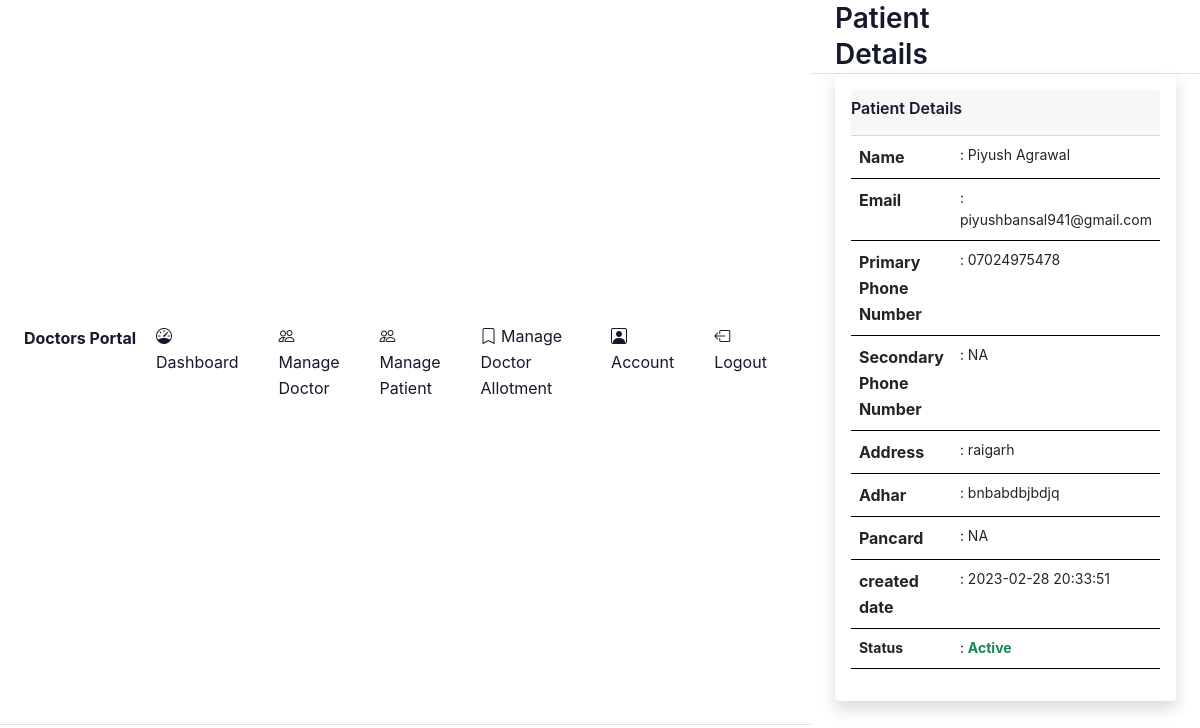
The page /crm/frontend/user/view_patient.php?id=1 (signed in) on the database its author committed.
### tables this page shows
CREATE TABLE `patient_schema` (
  `id` int(11) NOT NULL,
  `fullname` text NOT NULL,
  `email_id` varchar(200) NOT NULL,
  `primary_contact_number` varchar(15) NOT NULL,
  `secondary_contact_number` varchar(15) NOT NULL,
  `address` text NOT NULL,
  `adharcard_number` varchar(12) NOT NULL,
  `pancard_number` varchar(20) NOT NULL,
  `status` tinyint(4) NOT NULL,
  `username` varchar(200) NOT NULL,
  `password` varchar(200) NOT NULL,
  `created_date` timestamp NOT NULL DEFAULT current_timestamp()
);

### crm/frontend/user/view_patient.php (the view, shortened to what this page needs)
<?php
function trim_input_value($data) {
    $data = trim($data);
    $data = stripslashes($data);
    $data = htmlspecialchars($data);
    return $data;
}
?>
<!DOCTYPE html>
<html lang="en">
<head>
    <?php require('./user_components/header_links.php'); ?>
</head>
<body>
    <div class="d-flex flex-column flex-lg-row h-lg-full bg-surface-secondary">
        <?php require('./user_components/side_bar.php'); ?>
        <div class="h-screen flex-grow-1 overflow-y-lg-auto">
            <header class="bg-surface-primary border-bottom pt-6">
                <div class="container-fluid">
                    <div class="mb-npx">
                        <div class="row align-items-center">
                            <div class="col-sm-6 col-12 mb-4 mb-sm-0">
                                <h1 class="h2 mb-0 ls-tight">Patient Details</h1>
                            </div>
                        </div>
                    </div>
                </div>
            </header>
            <main class="py-6 bg-surface-secondary">
                <div class="container-fluid">
                    <div class="card shadow border-0 p-3 mb-4">
                        <div class="card-header px-0 pt-2 pb-3">
                            <h5 class="mb-0">Patient Details</h5>
                        </div>
                        <div class="table-responsive">
                            <table class="table table-hover " id="myTable1">
                                <tbody style="border: 0px solid black !important;">
                                    <?php
                                        $doctor_id=trim_input_value($_GET['id']);
                                        $stmt="SELECT patient_schema.id,fullname,email_id,primary_contact_number,secondary_contact_number,address,adharcard_number,pancard_number,patient_schema.status,created_date
                                        FROM `patient_schema`
                                        WHERE patient_schema.id=(?) LIMIT 1";
                                        $sql=mysqli_prepare($conn, $stmt);
                                        mysqli_stmt_bind_param($sql,'i',$doctor_id);
                                        $result=mysqli_stmt_execute($sql);
                                        if ($result){
                                                $data= mysqli_stmt_get_result($sql);
                                                        ?>
                                                        <?php
                                                while ($row = mysqli_fetch_array($data)){
                                    ?>
                                    <tr>
                                        <th style="font-size: 16px;"><b>Name</b></th>
                                        <td class="overflow_style2" style="font-size: 14px;">
                                            : <?php echo $row["fullname"];?>
                                        </td>
                                    </tr>
                                    <tr>
                                        <th style="font-size: 16px;"><b>Email</b></th>
                                        <td class="overflow_style2" style="font-size: 14px;">
                                            : <?php echo $row["email_id"];?>
                                        </td>
                                    </tr>
                                    <tr>
                                        <th style="font-size: 16px;"><b>Primary Phone Number</b></th>
                                        <td class="overflow_style2" style="font-size: 14px;">
                                            : <?php echo $row["primary_contact_number"];?>
                                        </td>
                                    </tr>
                                    <tr>
                                        <th style="font-size: 16px;"><b>Secondary Phone Number</b></th>
                                        <td class="overflow_style2" style="font-size: 14px;">
                                            : <?php echo $row["secondary_contact_number"]==null?"NA":$row["secondary_contact_number"];?>
                                        </td>
                                    </tr>
                                    <tr>
                                        <th style="font-size: 16px;"><b>Address</b></th>
                                        <td class="overflow_style2" style="font-size: 14px;">
                                            : <?php echo $row["address"]==null?"NA":$row["address"];?>
                                        </td>
                                    </tr>
                                    <tr>
                                        <th style="font-size: 16px;"><b>Adhar</b></th>
                                        <td class="overflow_style2" style="font-size: 14px;">
                                            : <?php echo $row["adharcard_number"]==null?"NA":$row["adharcard_number"];?>
                                        </td>
                                    </tr>
                                    <tr>
                                        <th style="font-size: 16px;"><b>Pancard</b></th>
                                        <td class="overflow_style2" style="font-size: 14px;">
                                            : <?php echo $row["pancard_number"]==null?"NA":$row["pancard_number"];?>
                                        </td>
                                    </tr>
                                    <tr>
                                        <th style="font-size: 16px;"><b>created date</b></th>
                                        <td class="overflow_style2" style="font-size: 14px;">
                                            : <?php echo ($row["created_date"]);?>
                                        </td>
                                    </tr>
                                    <tr>
                                        <th style="font-size: 14px;"><b>Status</b></th>
                                        <td class="overflow_style2" style="font-size: 14px;">
                                            : <?php
                                            if($row["status"]==1){
                                                echo "<b class='text-success'>Active</b>";
                                            }
                                            ?>
                                        </td>
                                    </tr>
                                    <?php
                                    }
                                }
                                else{
                                    mysqli_error($conn);
                                }
                                ?>
                                </tbody>
                            </table>
                        </div>
                    </div>
                </div>
            </main>
        </div>
    </div>
</body>
</html>

### rows shown on the page
patient_schema: fullname "Piyush Agrawal", email "piyushbansal941@gmail.com", primary_contact_number "07024975478", secondary_contact_number "NA", address "raigarh", adharcard_number "bnbabdbjbdjq", pancard_number "NA", created_date "2023-02-28 20:33:51", status "Active"
